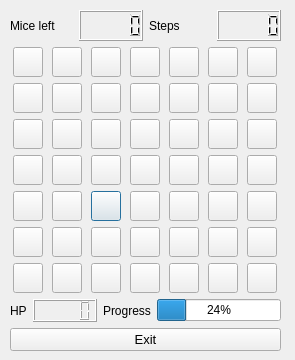
<?xml version="1.0" encoding="UTF-8"?>
<ui version="4.0">
 <class>Game</class>
 <widget class="QDialog" name="Game">
  <property name="enabled">
   <bool>true</bool>
  </property>
  <property name="geometry">
   <rect>
    <x>0</x>
    <y>0</y>
    <width>295</width>
    <height>360</height>
   </rect>
  </property>
  <property name="minimumSize">
   <size>
    <width>295</width>
    <height>360</height>
   </size>
  </property>
  <property name="maximumSize">
   <size>
    <width>295</width>
    <height>360</height>
   </size>
  </property>
  <property name="windowTitle">
   <string>Dialog</string>
  </property>
  <widget class="QWidget" name="">
   <property name="geometry">
    <rect>
     <x>10</x>
     <y>10</y>
     <width>271</width>
     <height>341</height>
    </rect>
   </property>
   <layout class="QVBoxLayout" name="verticalLayout">
    <item>
     <layout class="QHBoxLayout" name="horizontalLayout">
      <item>
       <widget class="QLabel" name="label">
        <property name="text">
         <string>Mice left</string>
        </property>
       </widget>
      </item>
      <item>
       <widget class="QLCDNumber" name="lcdNumber">
        <property name="smallDecimalPoint">
         <bool>false</bool>
        </property>
        <property name="digitCount">
         <number>5</number>
        </property>
        <property name="segmentStyle">
         <enum>QLCDNumber::Filled</enum>
        </property>
       </widget>
      </item>
      <item>
       <widget class="QLabel" name="label_2">
        <property name="text">
         <string>Steps</string>
        </property>
       </widget>
      </item>
      <item>
       <widget class="QLCDNumber" name="lcdNumber_2"/>
      </item>
     </layout>
    </item>
    <item>
     <layout class="QGridLayout" name="gridLayout">
      <item row="4" column="2">
       <widget class="QPushButton" name="r4c2">
        <property name="minimumSize">
         <size>
          <width>30</width>
          <height>30</height>
         </size>
        </property>
        <property name="maximumSize">
         <size>
          <width>30</width>
          <height>30</height>
         </size>
        </property>
        <property name="text">
         <string/>
        </property>
       </widget>
      </item>
      <item row="1" column="1">
       <widget class="QPushButton" name="r1c1">
        <property name="minimumSize">
         <size>
          <width>30</width>
          <height>30</height>
         </size>
        </property>
        <property name="maximumSize">
         <size>
          <width>30</width>
          <height>30</height>
         </size>
        </property>
        <property name="text">
         <string/>
        </property>
       </widget>
      </item>
      <item row="4" column="6">
       <widget class="QPushButton" name="r4c6">
        <property name="minimumSize">
         <size>
          <width>30</width>
          <height>30</height>
         </size>
        </property>
        <property name="maximumSize">
         <size>
          <width>30</width>
          <height>30</height>
         </size>
        </property>
        <property name="text">
         <string/>
        </property>
       </widget>
      </item>
      <item row="1" column="2">
       <widget class="QPushButton" name="r1c2">
        <property name="minimumSize">
         <size>
          <width>30</width>
          <height>30</height>
         </size>
        </property>
        <property name="maximumSize">
         <size>
          <width>30</width>
          <height>30</height>
         </size>
        </property>
        <property name="text">
         <string/>
        </property>
       </widget>
      </item>
      <item row="2" column="2">
       <widget class="QPushButton" name="r2c2">
        <property name="minimumSize">
         <size>
          <width>30</width>
          <height>30</height>
         </size>
        </property>
        <property name="maximumSize">
         <size>
          <width>30</width>
          <height>30</height>
         </size>
        </property>
        <property name="text">
         <string/>
        </property>
       </widget>
      </item>
      <item row="2" column="6">
       <widget class="QPushButton" name="r2c6">
        <property name="minimumSize">
         <size>
          <width>30</width>
          <height>30</height>
         </size>
        </property>
        <property name="maximumSize">
         <size>
          <width>30</width>
          <height>30</height>
         </size>
        </property>
        <property name="text">
         <string/>
        </property>
       </widget>
      </item>
      <item row="1" column="3">
       <widget class="QPushButton" name="r1c3">
        <property name="minimumSize">
         <size>
          <width>30</width>
          <height>30</height>
         </size>
        </property>
        <property name="maximumSize">
         <size>
          <width>30</width>
          <height>30</height>
         </size>
        </property>
        <property name="text">
         <string/>
        </property>
       </widget>
      </item>
      <item row="0" column="0">
       <widget class="QPushButton" name="r0c0">
        <property name="enabled">
         <bool>true</bool>
        </property>
        <property name="minimumSize">
         <size>
          <width>30</width>
          <height>30</height>
         </size>
        </property>
        <property name="maximumSize">
         <size>
          <width>30</width>
          <height>30</height>
         </size>
        </property>
        <property name="font">
         <font>
          <kerning>true</kerning>
         </font>
        </property>
        <property name="text">
         <string/>
        </property>
        <property name="default">
         <bool>false</bool>
        </property>
        <property name="flat">
         <bool>false</bool>
        </property>
       </widget>
      </item>
      <item row="2" column="4">
       <widget class="QPushButton" name="r2c4">
        <property name="minimumSize">
         <size>
          <width>30</width>
          <height>30</height>
         </size>
        </property>
        <property name="maximumSize">
         <size>
          <width>30</width>
          <height>30</height>
         </size>
        </property>
        <property name="text">
         <string/>
        </property>
       </widget>
      </item>
      <item row="1" column="6">
       <widget class="QPushButton" name="r1c6">
        <property name="minimumSize">
         <size>
          <width>30</width>
          <height>30</height>
         </size>
        </property>
        <property name="maximumSize">
         <size>
          <width>30</width>
          <height>30</height>
         </size>
        </property>
        <property name="text">
         <string/>
        </property>
       </widget>
      </item>
      <item row="2" column="5">
       <widget class="QPushButton" name="r2c5">
        <property name="minimumSize">
         <size>
          <width>30</width>
          <height>30</height>
         </size>
        </property>
        <property name="maximumSize">
         <size>
          <width>30</width>
          <height>30</height>
         </size>
        </property>
        <property name="text">
         <string/>
        </property>
       </widget>
      </item>
      <item row="0" column="4">
       <widget class="QPushButton" name="r0c4">
        <property name="minimumSize">
         <size>
          <width>30</width>
          <height>30</height>
         </size>
        </property>
        <property name="maximumSize">
         <size>
          <width>30</width>
          <height>30</height>
         </size>
        </property>
        <property name="text">
         <string/>
        </property>
       </widget>
      </item>
      <item row="5" column="0">
       <widget class="QPushButton" name="r5c0">
        <property name="minimumSize">
         <size>
          <width>30</width>
          <height>30</height>
         </size>
        </property>
        <property name="maximumSize">
         <size>
          <width>30</width>
          <height>30</height>
         </size>
        </property>
        <property name="text">
         <string/>
        </property>
       </widget>
      </item>
      <item row="3" column="2">
       <widget class="QPushButton" name="r3c2">
        <property name="minimumSize">
         <size>
          <width>30</width>
          <height>30</height>
         </size>
        </property>
        <property name="maximumSize">
         <size>
          <width>30</width>
          <height>30</height>
         </size>
        </property>
        <property name="text">
         <string/>
        </property>
       </widget>
      </item>
      <item row="4" column="3">
       <widget class="QPushButton" name="r4c3">
        <property name="minimumSize">
         <size>
          <width>30</width>
          <height>30</height>
         </size>
        </property>
        <property name="maximumSize">
         <size>
          <width>30</width>
          <height>30</height>
         </size>
        </property>
        <property name="text">
         <string/>
        </property>
       </widget>
      </item>
      <item row="3" column="1">
       <widget class="QPushButton" name="r3c1">
        <property name="minimumSize">
         <size>
          <width>30</width>
          <height>30</height>
         </size>
        </property>
        <property name="maximumSize">
         <size>
          <width>30</width>
          <height>30</height>
         </size>
        </property>
        <property name="text">
         <string/>
        </property>
       </widget>
      </item>
      <item row="4" column="0">
       <widget class="QPushButton" name="r4c0">
        <property name="minimumSize">
         <size>
          <width>30</width>
          <height>30</height>
         </size>
        </property>
        <property name="maximumSize">
         <size>
          <width>30</width>
          <height>30</height>
         </size>
        </property>
        <property name="text">
         <string/>
        </property>
       </widget>
      </item>
      <item row="0" column="2">
       <widget class="QPushButton" name="r0c2">
        <property name="minimumSize">
         <size>
          <width>30</width>
          <height>30</height>
         </size>
        </property>
        <property name="maximumSize">
         <size>
          <width>30</width>
          <height>30</height>
         </size>
        </property>
        <property name="text">
         <string/>
        </property>
       </widget>
      </item>
      <item row="0" column="1">
       <widget class="QPushButton" name="r0c1">
        <property name="minimumSize">
         <size>
          <width>30</width>
          <height>30</height>
         </size>
        </property>
        <property name="maximumSize">
         <size>
          <width>30</width>
          <height>30</height>
         </size>
        </property>
        <property name="text">
         <string/>
        </property>
       </widget>
      </item>
      <item row="2" column="1">
       <widget class="QPushButton" name="r2c1">
        <property name="minimumSize">
         <size>
          <width>30</width>
          <height>30</height>
         </size>
        </property>
        <property name="maximumSize">
         <size>
          <width>30</width>
          <height>30</height>
         </size>
        </property>
        <property name="text">
         <string/>
        </property>
       </widget>
      </item>
      <item row="5" column="4">
       <widget class="QPushButton" name="r5c4">
        <property name="minimumSize">
         <size>
          <width>30</width>
          <height>30</height>
         </size>
        </property>
        <property name="maximumSize">
         <size>
          <width>30</width>
          <height>30</height>
         </size>
        </property>
        <property name="text">
         <string/>
        </property>
       </widget>
      </item>
      <item row="1" column="4">
       <widget class="QPushButton" name="r1c4">
        <property name="minimumSize">
         <size>
          <width>30</width>
          <height>30</height>
         </size>
        </property>
        <property name="maximumSize">
         <size>
          <width>30</width>
          <height>30</height>
         </size>
        </property>
        <property name="text">
         <string/>
        </property>
       </widget>
      </item>
      <item row="3" column="3">
       <widget class="QPushButton" name="r3c3">
        <property name="minimumSize">
         <size>
          <width>30</width>
          <height>30</height>
         </size>
        </property>
        <property name="maximumSize">
         <size>
          <width>30</width>
          <height>30</height>
         </size>
        </property>
        <property name="text">
         <string/>
        </property>
       </widget>
      </item>
      <item row="3" column="6">
       <widget class="QPushButton" name="r3c6">
        <property name="minimumSize">
         <size>
          <width>30</width>
          <height>30</height>
         </size>
        </property>
        <property name="maximumSize">
         <size>
          <width>30</width>
          <height>30</height>
         </size>
        </property>
        <property name="text">
         <string/>
        </property>
       </widget>
      </item>
      <item row="4" column="5">
       <widget class="QPushButton" name="r4c5">
        <property name="minimumSize">
         <size>
          <width>30</width>
          <height>30</height>
         </size>
        </property>
        <property name="maximumSize">
         <size>
          <width>30</width>
          <height>30</height>
         </size>
        </property>
        <property name="text">
         <string/>
        </property>
       </widget>
      </item>
      <item row="2" column="3">
       <widget class="QPushButton" name="r2c3">
        <property name="minimumSize">
         <size>
          <width>30</width>
          <height>30</height>
         </size>
        </property>
        <property name="maximumSize">
         <size>
          <width>30</width>
          <height>30</height>
         </size>
        </property>
        <property name="text">
         <string/>
        </property>
       </widget>
      </item>
      <item row="1" column="5">
       <widget class="QPushButton" name="r1c5">
        <property name="minimumSize">
         <size>
          <width>30</width>
          <height>30</height>
         </size>
        </property>
        <property name="maximumSize">
         <size>
          <width>30</width>
          <height>30</height>
         </size>
        </property>
        <property name="text">
         <string/>
        </property>
       </widget>
      </item>
      <item row="4" column="1">
       <widget class="QPushButton" name="r4c1">
        <property name="minimumSize">
         <size>
          <width>30</width>
          <height>30</height>
         </size>
        </property>
        <property name="maximumSize">
         <size>
          <width>30</width>
          <height>30</height>
         </size>
        </property>
        <property name="text">
         <string/>
        </property>
       </widget>
      </item>
      <item row="3" column="0">
       <widget class="QPushButton" name="r3c0">
        <property name="minimumSize">
         <size>
          <width>30</width>
          <height>30</height>
         </size>
        </property>
        <property name="maximumSize">
         <size>
          <width>30</width>
          <height>30</height>
         </size>
        </property>
        <property name="text">
         <string/>
        </property>
       </widget>
      </item>
      <item row="3" column="4">
       <widget class="QPushButton" name="r3c4">
        <property name="minimumSize">
         <size>
          <width>30</width>
          <height>30</height>
         </size>
        </property>
        <property name="maximumSize">
         <size>
          <width>30</width>
          <height>30</height>
         </size>
        </property>
        <property name="text">
         <string/>
        </property>
       </widget>
      </item>
      <item row="5" column="5">
       <widget class="QPushButton" name="r5c5">
        <property name="minimumSize">
         <size>
          <width>30</width>
          <height>30</height>
         </size>
        </property>
        <property name="maximumSize">
         <size>
          <width>30</width>
          <height>30</height>
         </size>
        </property>
        <property name="text">
         <string/>
        </property>
       </widget>
      </item>
      <item row="5" column="6">
       <widget class="QPushButton" name="r5c6">
        <property name="minimumSize">
         <size>
          <width>30</width>
          <height>30</height>
         </size>
        </property>
        <property name="maximumSize">
         <size>
          <width>30</width>
          <height>30</height>
         </size>
        </property>
        <property name="text">
         <string/>
        </property>
       </widget>
      </item>
      <item row="5" column="2">
       <widget class="QPushButton" name="r5c2">
        <property name="minimumSize">
         <size>
          <width>30</width>
          <height>30</height>
         </size>
        </property>
        <property name="maximumSize">
         <size>
          <width>30</width>
          <height>30</height>
         </size>
        </property>
        <property name="text">
         <string/>
        </property>
       </widget>
      </item>
      <item row="0" column="6">
       <widget class="QPushButton" name="r0c6">
        <property name="minimumSize">
         <size>
          <width>30</width>
          <height>30</height>
         </size>
        </property>
        <property name="maximumSize">
         <size>
          <width>30</width>
          <height>30</height>
         </size>
        </property>
        <property name="text">
         <string/>
        </property>
       </widget>
      </item>
      <item row="0" column="3">
       <widget class="QPushButton" name="r0c3">
        <property name="minimumSize">
         <size>
          <width>30</width>
          <height>30</height>
         </size>
        </property>
        <property name="maximumSize">
         <size>
          <width>30</width>
          <height>30</height>
         </size>
        </property>
        <property name="text">
         <string/>
        </property>
       </widget>
      </item>
      <item row="5" column="3">
       <widget class="QPushButton" name="r5c3">
        <property name="minimumSize">
         <size>
          <width>30</width>
          <height>30</height>
         </size>
        </property>
        <property name="maximumSize">
         <size>
          <width>30</width>
          <height>30</height>
         </size>
        </property>
        <property name="text">
         <string/>
        </property>
       </widget>
      </item>
      <item row="2" column="0">
       <widget class="QPushButton" name="r2c0">
        <property name="minimumSize">
         <size>
          <width>30</width>
          <height>30</height>
         </size>
        </property>
        <property name="maximumSize">
         <size>
          <width>30</width>
          <height>30</height>
         </size>
        </property>
        <property name="text">
         <string/>
        </property>
       </widget>
      </item>
      <item row="0" column="5">
       <widget class="QPushButton" name="r0c5">
        <property name="minimumSize">
         <size>
          <width>30</width>
          <height>30</height>
         </size>
        </property>
        <property name="maximumSize">
         <size>
          <width>30</width>
          <height>30</height>
         </size>
        </property>
        <property name="text">
         <string/>
        </property>
       </widget>
      </item>
      <item row="5" column="1">
       <widget class="QPushButton" name="r5c1">
        <property name="minimumSize">
         <size>
          <width>30</width>
          <height>30</height>
         </size>
        </property>
        <property name="maximumSize">
         <size>
          <width>30</width>
          <height>30</height>
         </size>
        </property>
        <property name="text">
         <string/>
        </property>
       </widget>
      </item>
      <item row="3" column="5">
       <widget class="QPushButton" name="r3c5">
        <property name="minimumSize">
         <size>
          <width>30</width>
          <height>30</height>
         </size>
        </property>
        <property name="maximumSize">
         <size>
          <width>30</width>
          <height>30</height>
         </size>
        </property>
        <property name="text">
         <string/>
        </property>
       </widget>
      </item>
      <item row="1" column="0">
       <widget class="QPushButton" name="r1c0">
        <property name="minimumSize">
         <size>
          <width>30</width>
          <height>30</height>
         </size>
        </property>
        <property name="maximumSize">
         <size>
          <width>30</width>
          <height>30</height>
         </size>
        </property>
        <property name="text">
         <string/>
        </property>
       </widget>
      </item>
      <item row="4" column="4">
       <widget class="QPushButton" name="r4c4">
        <property name="minimumSize">
         <size>
          <width>30</width>
          <height>30</height>
         </size>
        </property>
        <property name="maximumSize">
         <size>
          <width>30</width>
          <height>30</height>
         </size>
        </property>
        <property name="text">
         <string/>
        </property>
       </widget>
      </item>
      <item row="6" column="0">
       <widget class="QPushButton" name="r6c0">
        <property name="minimumSize">
         <size>
          <width>30</width>
          <height>30</height>
         </size>
        </property>
        <property name="maximumSize">
         <size>
          <width>30</width>
          <height>30</height>
         </size>
        </property>
        <property name="text">
         <string/>
        </property>
       </widget>
      </item>
      <item row="6" column="1">
       <widget class="QPushButton" name="r6c1">
        <property name="minimumSize">
         <size>
          <width>30</width>
          <height>30</height>
         </size>
        </property>
        <property name="maximumSize">
         <size>
          <width>30</width>
          <height>30</height>
         </size>
        </property>
        <property name="text">
         <string/>
        </property>
       </widget>
      </item>
      <item row="6" column="2">
       <widget class="QPushButton" name="r6c2">
        <property name="minimumSize">
         <size>
          <width>30</width>
          <height>30</height>
         </size>
        </property>
        <property name="maximumSize">
         <size>
          <width>30</width>
          <height>30</height>
         </size>
        </property>
        <property name="text">
         <string/>
        </property>
       </widget>
      </item>
      <item row="6" column="3">
       <widget class="QPushButton" name="r6c3">
        <property name="minimumSize">
         <size>
          <width>30</width>
          <height>30</height>
         </size>
        </property>
        <property name="maximumSize">
         <size>
          <width>30</width>
          <height>30</height>
         </size>
        </property>
        <property name="text">
         <string/>
        </property>
       </widget>
      </item>
      <item row="6" column="4">
       <widget class="QPushButton" name="r6c4">
        <property name="minimumSize">
         <size>
          <width>30</width>
          <height>30</height>
         </size>
        </property>
        <property name="maximumSize">
         <size>
          <width>30</width>
          <height>30</height>
         </size>
        </property>
        <property name="text">
         <string/>
        </property>
       </widget>
      </item>
      <item row="6" column="5">
       <widget class="QPushButton" name="r6c5">
        <property name="minimumSize">
         <size>
          <width>30</width>
          <height>30</height>
         </size>
        </property>
        <property name="maximumSize">
         <size>
          <width>30</width>
          <height>30</height>
         </size>
        </property>
        <property name="text">
         <string/>
        </property>
       </widget>
      </item>
      <item row="6" column="6">
       <widget class="QPushButton" name="r6c6">
        <property name="minimumSize">
         <size>
          <width>30</width>
          <height>30</height>
         </size>
        </property>
        <property name="maximumSize">
         <size>
          <width>30</width>
          <height>30</height>
         </size>
        </property>
        <property name="text">
         <string/>
        </property>
       </widget>
      </item>
     </layout>
    </item>
    <item>
     <layout class="QHBoxLayout" name="horizontalLayout_2">
      <item>
       <widget class="QLabel" name="label_3">
        <property name="text">
         <string>HP</string>
        </property>
       </widget>
      </item>
      <item>
       <widget class="QLCDNumber" name="lcdNumber_3"/>
      </item>
      <item>
       <widget class="QLabel" name="label_4">
        <property name="text">
         <string>Progress</string>
        </property>
       </widget>
      </item>
      <item>
       <widget class="QProgressBar" name="progressBar">
        <property name="value">
         <number>24</number>
        </property>
        <property name="textVisible">
         <bool>true</bool>
        </property>
        <property name="orientation">
         <enum>Qt::Horizontal</enum>
        </property>
       </widget>
      </item>
     </layout>
    </item>
    <item>
     <widget class="QPushButton" name="pushButton">
      <property name="font">
       <font>
        <pointsize>10</pointsize>
       </font>
      </property>
      <property name="text">
       <string>Exit</string>
      </property>
      <property name="flat">
       <bool>false</bool>
      </property>
     </widget>
    </item>
   </layout>
  </widget>
 </widget>
 <resources/>
 <connections>
  <connection>
   <sender>pushButton</sender>
   <signal>clicked()</signal>
   <receiver>Game</receiver>
   <slot>close()</slot>
   <hints>
    <hint type="sourcelabel">
     <x>199</x>
     <y>365</y>
    </hint>
    <hint type="destinationlabel">
     <x>238</x>
     <y>199</y>
    </hint>
   </hints>
  </connection>
 </connections>
</ui>
